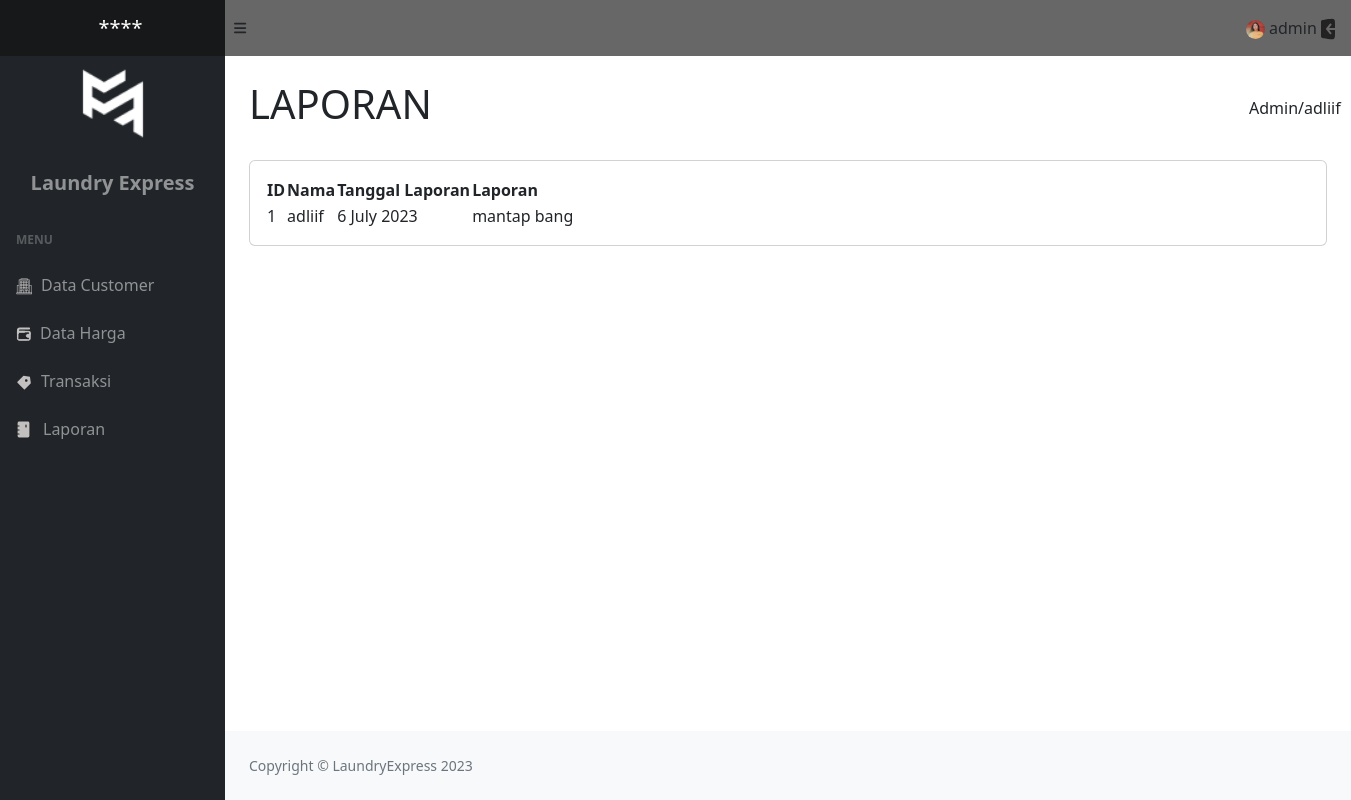
/laundry/laporan.php (signed in), run on the app's committed database.
### tables this page shows
CREATE TABLE `laporan` (
  `id` int(2) NOT NULL,
  `nama` varchar(100) NOT NULL,
  `tanggal` varchar(100) NOT NULL,
  `laporan` varchar(100) NOT NULL
);

### laundry/laporan.php (the view, shortened to what this page needs)
<?php
    include "koneksi.php";
    $sql = mysqli_query($conn, "SELECT * FROM laporan");
    $id = 1;
?>
<!DOCTYPE html>
<html lang="en">
<head>
    <link href="https://cdn.jsdelivr.net/npm/simple-datatables@7.1.2/dist/style.min.css" rel="stylesheet" />
    <link href="css/styles.css" rel="stylesheet" />
</head>
<body class="sb-nav-fixed">
    <nav class="sb-topnav navbar navbar-expand navbar-light" style="background-color: #131212a3;">
        <a class="navbar-brand ps-3" href="data_customer.php" style="color: white;"><center>****</center></a>
        <button class="btn btn-link btn-sm order-1 order-lg-0 me-4 me-lg-0" id="sidebarToggle" href="#!"><i
                class="fas fa-bars"></i></button>
        <ul class="navbar-nav ms-auto me-0 me-md-3 my-2 my-md-0">
            <div class="sb-nav-link-icon">
                <img src="assets/profil.svg" alt="">
                admin
                <a href="logout.php"><img src="assets/logout.svg" alt=""></a>
            </div>
        </ul>
    </nav>
    <div id="layoutSidenav">
        <div id="layoutSidenav_nav">
            <nav class="sb-sidenav accordion sb-sidenav-dark" id="sidenavAccordion">
                <div class="sb-sidenav-menu">
                    <div class="nav">
                        <center><img src="img/white 2.png" alt="logo" style="width: 120px; margin-top: -20px;"></center>
                        <center><h5><b>Laundry Express</b></h5></center>
                        <div class="sb-sidenav-menu-heading">Menu</div>
                        <a class="nav-link" href="data_customer.php">
                            <div class="sb-nav-link-icon"><img src="assets/customer.svg" alt=""></div>
                            Data Customer
                        </a>
                        <a class="nav-link" href="data_harga.php">
                            <div class="sb-nav-link-icon"><img src="assets/Wallet_fill.svg" alt=""></i></div>
                            Data Harga
                        </a>
                        <a class="nav-link" href="transaksi.php">
                            <div class="sb-nav-link-icon"><img src="assets/Frame 135.svg" alt=""></i></div>
                            Transaksi
                        </a>
                        <a class="nav-link" href="laporan.php" style="margin-left: -5px">
                            <div class="sb-nav-link-icon"><img src="assets/report.svg" alt=""></i></div>
                            Laporan
                        </a>
                    </div>
                </div>
            </nav>
        </div>
        <div id="layoutSidenav_content">
            <main>
                <div class="container-fluid px-4">
                    <h1 class="mt-4">LAPORAN</h1>
                    <p style="margin-left: 1000px; margin-top: -40px">Admin/adliif</p><br>
                    <div class="card mb-4">
                        <div class="card-body">
                            <table id="datatablesSimple">
                                <thead>
                                    <tr>
                                        <th>ID</th>
                                        <th>Nama</th>
                                        <th>Tanggal Laporan</th>
                                        <th>Laporan</th>
                                    </tr>
                                </thead>
                                <tbody>
                                <?php while($result = mysqli_fetch_assoc($sql)) { ?>
                                    <tr>
                                        <td><?php echo $id++ ?></td>
                                        <td><?= $result['nama']; ?></td>
                                        <td><?= $result['tanggal']; ?></td>
                                        <td><?= $result['laporan']; ?></td>
                                    </tr>
                                <?php } ?>
                                </tbody>
                            </table>
                        </div>
                    </div>
                </div>
            </main>
            <footer class="py-4 bg-light mt-auto">
                <div class="container-fluid px-4">
                    <div class="d-flex align-items-center justify-content-between small">
                        <div class="text-muted">Copyright &copy; LaundryExpress 2023</div>
                    </div>
                </div>
            </footer>
        </div>
    </div>
</body>
</html>

### data on the page
laporan: nama "adliif", tanggal "6 July 2023", laporan "mantap bang"
